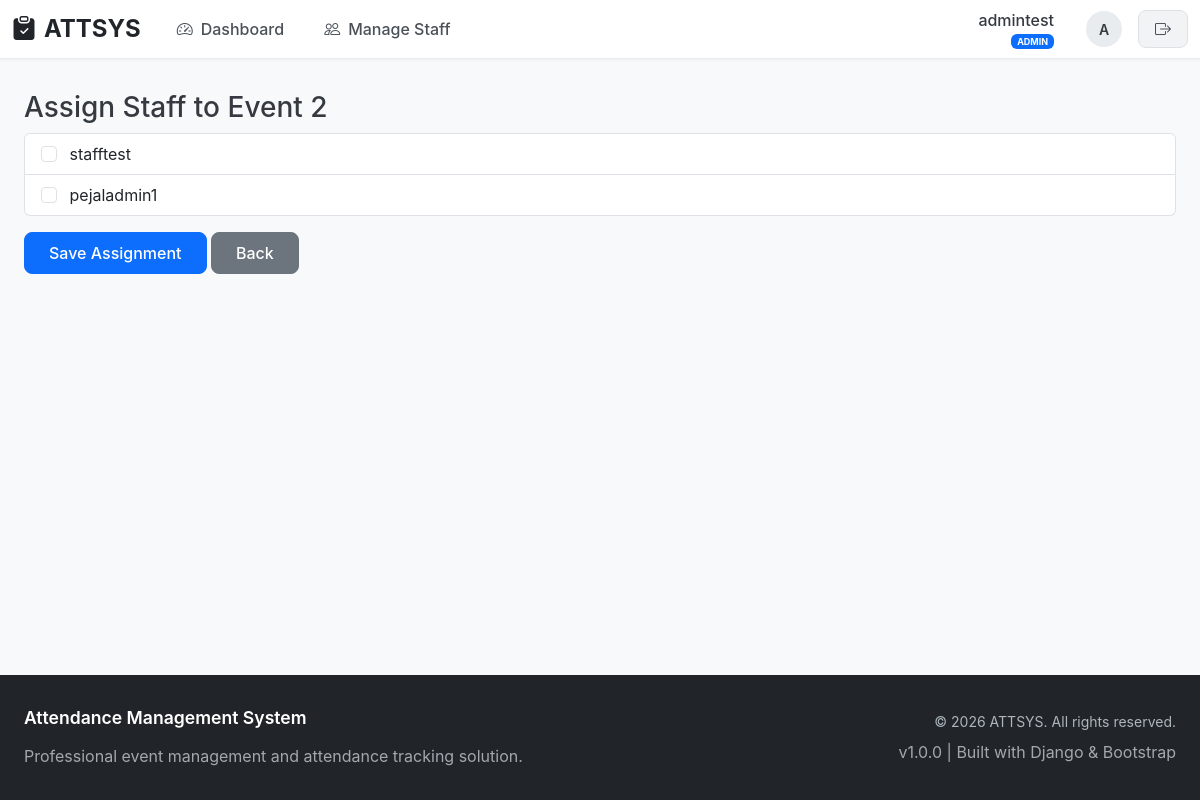
The page /attsys/event/23/assign/ (signed in) on the database its author committed.
### attsys/models.py (models this page shows, shortened)
class User(AbstractUser):
    ROLE_CHOICES = (
        ('ADMIN', 'Admin'),
        ('STAFF', 'Staff'),
    )
    role = models.CharField(max_length=10, choices=ROLE_CHOICES, default='STAFF')
    phone_number = models.CharField(max_length=15, blank=True)

class Event(models.Model):
    title = models.CharField(max_length=200)
    description = models.TextField(blank=True)
    venue = models.CharField(max_length=200)
    date = models.DateField()
    start_time = models.TimeField()
    end_time = models.TimeField()
    created_by = models.ForeignKey(
        User,
        on_delete=models.CASCADE,
        related_name='events'
    )
    assigned_staff = models.ManyToManyField(
        settings.AUTH_USER_MODEL,
        blank=True,
        related_name='assigned_events'
    )
    check_in_token = models.UUIDField(default=uuid.uuid4, unique=True)
    is_active = models.BooleanField(default=False)
    created_at = models.DateTimeField(auto_now_add=True)

### attsys/views.py (the view)
# urls.py: path('event/<int:event_id>/assign/', views.assign_staff, name='assign_staff'),
@login_required
def assign_staff(request, event_id):
    if not request.user.is_active:
        return redirect('login')
    if request.user.role != 'ADMIN':
        return HttpResponseForbidden("Admins only")
    event = get_object_or_404(Event, id=event_id)
    staff_users = User.objects.filter(role='STAFF')
    if request.method == 'POST':
        selected_staff = request.POST.getlist('staff')
        event.assigned_staff.set(selected_staff)
        messages.success(request, "Staff assigned successfully")
        return redirect('event_detail', event_id=event.id)
    return render(request, 'assign_staff.html', {
        'event': event,
        'staff_users': staff_users
    })

### attsys/templates/assign_staff.html (shortened to what this page needs)
{% extends 'base.html' %}
{% block content %}
<h3>Assign Staff to {{ event.title }}</h3>
<form method="post">
    <div class="list-group mb-3">
        {% for staff in staff_users %}
        <label class="list-group-item">
            <input
                class="form-check-input me-2"
                type="checkbox"
                name="staff"
                value="{{ staff.id }}"
            >
            {{ staff.username }}
        </label>
        {% empty %}
        <div class="text-muted">No staff users found</div>
        {% endfor %}
    </div>
    <button type="submit" class="btn btn-primary">
        Save Assignment
    </button>
    <a href="{% url 'event_detail' event.id %}" class="btn btn-secondary">
        Back
    </a>
</form>
{% endblock %}

### attsys/templates/base.html (shortened to what this page needs)
<!DOCTYPE html>
{% load static %}
<html lang="en">
<head>
    <link href="https://cdn.jsdelivr.net/npm/bootstrap@5.3.2/dist/css/bootstrap.min.css" rel="stylesheet">
    <link rel="stylesheet" href="https://cdn.jsdelivr.net/npm/bootstrap-icons@1.11.0/font/bootstrap-icons.css">
</head>
<body>
    <nav class="navbar navbar-expand-lg navbar-light">
        <div class="container-fluid">
            <a class="navbar-brand" href="{% url 'dashboard' %}">
            </a>
            <div class="collapse navbar-collapse" id="navbarNav">
                <ul class="navbar-nav me-auto">
                    {% if user.is_authenticated %}
                        {% if user.role == 'ADMIN' %}
                            <li class="nav-item">
                                <a class="nav-link {% if request.resolver_match.url_name == 'admin_dashboard' %}active{% endif %}"
                                   href="{% url 'dashboard' %}">
                                    <i class="bi bi-speedometer2"></i>Dashboard
                                </a>
                            </li>
                        {% endif %}
                        {% if user.role == 'ADMIN' %}
                            <li class="nav-item">
                                <a class="nav-link {% if request.resolver_match.url_name == 'manage_staff' %}active{% endif %}"
                                   href="{% url 'manage_staff' %}">
                                    <i class="bi bi-people"></i>Manage Staff
                                </a>
                            </li>
                        {% endif %}
                    {% endif %}
                </ul>
                {% if user.is_authenticated %}
                <div class="navbar-nav align-items-center ms-auto">
                    <div class="nav-item">
                        <div class="user-info">
                            <div class="text-end me-3">
                                <div class="user-name">{{ user.username }}</div>
                                <div class="user-role">
                                    {% if user.role == 'ADMIN' %}
                                    <span class="badge bg-primary">ADMIN</span>
                                    {% else %}
                                    <span class="badge bg-secondary">STAFF</span>
                                    {% endif %}
                                </div>
                            </div>
                            <div class="user-avatar">
                                {{ user.username|first|upper }}
                            </div>
                            <form method="post" action="{% url 'logout' %}" class="m-0">
                                <button type="submit" class="btn-logout">
                                    <i class="bi bi-box-arrow-right"></i>
                                </button>
                            </form>
                        </div>
                    </div>
                </div>
                {% endif %}
            </div>
        </div>
    </nav>
    <main>
        <div class="container-fluid px-4">
            {% block content %}{% endblock %}
        </div>
    </main>
    <footer class="footer">
        <div class="container-fluid px-4">
            <div class="row align-items-center">
                <div class="col-md-6">
                    <h6 class="footer-title">Attendance Management System</h6>
                    <p class="mb-0 fs-7 opacity-75">
                        Professional event management and attendance tracking solution.
                    </p>
                </div>
                <div class="col-md-6 text-md-end mt-3 mt-md-0">
                    <div class="copyright">
                        © {% now "Y" %} ATTSYS. All rights reserved.
                    </div>
                    <div class="mt-2 fs-8 opacity-75">
                        v1.0.0 | Built with Django & Bootstrap
                    </div>
                </div>
            </div>
        </div>
    </footer>
</body>
</html>

### attsys/templates/base.html (style rules this page uses)
:root { --primary: #212529; --primary-light: rgba(13, 110, 253, 0.1); --secondary: #6c757d; --success: #198754; --success-light: rgba(25, 135, 84, 0.1); --warning: #fd7e14; --warning-light: rgba(253, 126, 20, 0.1); --info: #0dcaf0; --info-light: rgba(13, 202, 240, 0.1); --purple: #6f42c1; --purple-light: rgba(111, 66, 193, 0.1); --dark: #212529; --light: #f8f9fa; --gray-50: #f8f9fa; --gray-100: #f1f3f5; --gray-200: #e9ecef; --gray-300: #dee2e6; --gray-400: #ced4da; --gray-500: #adb5bd; --gray-600: #6c757d; --gray-700: #495057; --gray-800: #343a40; --gray-900: #212529; --border-radius: 12px; --border-radius-sm: 8px; --box-shadow: 0 4px 6px -1px rgba(0, 0, 0, 0.1), 0 2px 4px -1px rgba(0, 0, 0, 0.06); --box-shadow-hover: 0 10px 15px -3px rgba(0, 0, 0, 0.1), 0 4px 6px -2px rgba(0, 0, 0, 0.05); }
body { background-color: #f8f9fa; font-family: -apple-system, BlinkMacSystemFont, 'Segoe UI', Roboto, 'Helvetica Neue', Arial, sans-serif; color: var(--gray-800); min-height: 100vh; display: flex; flex-direction: column; }
.navbar { position: sticky; top: 0; z-index: 1030; transition: all 0.3s ease; background: white; border-bottom: 1px solid var(--gray-200); box-shadow: 0 1px 3px rgba(0, 0, 0, 0.05); padding: 0.5rem 0; }
.navbar-brand { font-weight: 700; font-size: 1.5rem; color: var(--dark) !important; display: flex; align-items: center; padding: 0; }
.nav-link { font-weight: 500; color: var(--gray-700) !important; padding: 0.5rem 1rem !important; margin: 0 0.25rem; border-radius: var(--border-radius-sm); transition: all 0.2s ease; }
.nav-link i { margin-right: 8px; }
.user-info { display: flex; align-items: center; gap: 1rem; }
.user-avatar { width: 36px; height: 36px; background: var(--gray-200); border-radius: 50%; display: flex; align-items: center; justify-content: center; font-weight: 600; font-size: 0.875rem; }
.user-name { font-weight: 500; color: var(--gray-800); }
.user-role { font-size: 0.75rem; color: var(--gray-600); }
.btn-logout { background: var(--gray-100); border: 1px solid var(--gray-300); color: var(--gray-700); padding: 0.375rem 1rem; border-radius: var(--border-radius-sm); font-weight: 500; transition: all 0.2s ease; }
.container-fluid { max-width: 1400px; }
main { flex: 1; padding: 2rem 0; }
.footer { background: var(--gray-900); color: var(--gray-400); padding: 2rem 0; margin-top: auto; }
.copyright { font-size: 0.875rem; color: var(--gray-500); }
.footer-title { color: white; font-weight: 600; margin-bottom: 1rem; font-size: 1.1rem; }
.btn { border-radius: var(--border-radius-sm); font-weight: 500; padding: 0.5rem 1.5rem; }

### rows shown on the page
User: username "admintest", username|first "A"
Event: title "Event 2"
User: username "stafftest"
User: username "pejaladmin1"
